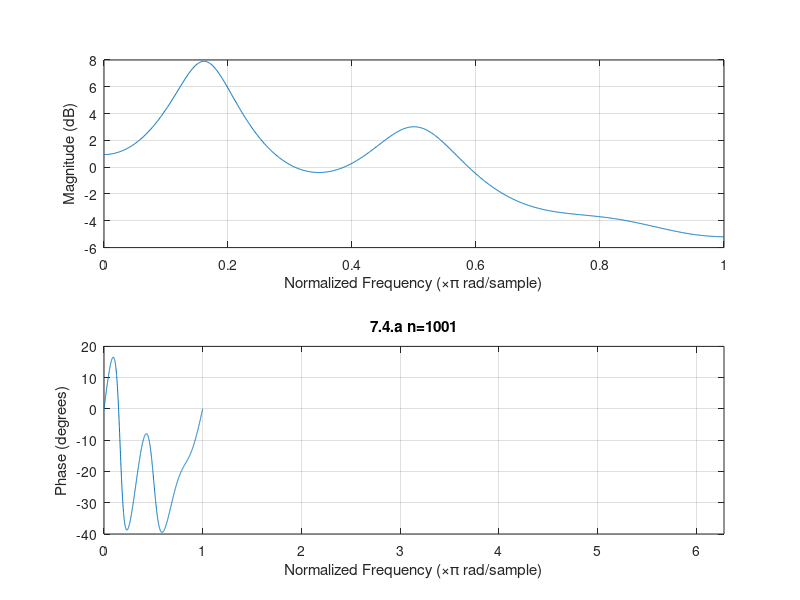

MATLAB code for this plot:
% ------------7.4.a--------------
%------------freqz()-------------
a=[1 -0.5 0.2 -0.1 0.007 0.14 0.15];
b=[1];

freqz(b,a,1001);
xlim([0,2*pi]);
title('7.4.a n=1001');
